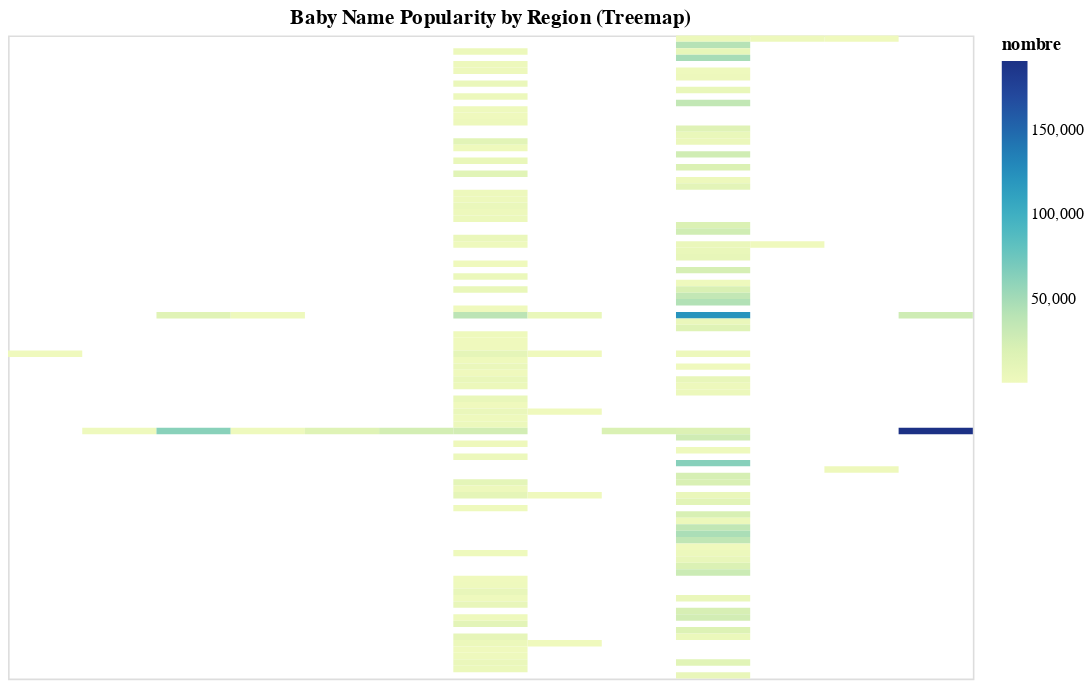

Write notebook code for a chart like this one.
### Code cell
region_counts = top_10_names.groupby(['dpt', 'preusuel'])['nombre'].sum().reset_index()

chart2 = alt.Chart(region_counts).mark_rect().encode(
    alt.X('dpt:N', axis=None),
    alt.Y('preusuel:N', axis=None),
    alt.Color('nombre:Q'),
    alt.Tooltip(['preusuel:N', 'nombre:Q'])
).properties(
    width=600,
    height=400,
    title='Baby Name Popularity by Region (Treemap)'
)

# Display the chart
chart2

### Figure 1 — Vega-Lite specification as saved in the notebook (floating-point values rounded to 4 significant figures; data arrays with more than 128 entries replaced by an {"elided": "..."} marker saying what was removed)
{"config": {"view": {"continuousWidth": 300, "continuousHeight": 300}}, "data": {"name": "data-89450c809564ce1e826de08c5821a863"}, "mark": {"type": "rect"}, "encoding": {"color": {"field": "nombre", "type": "quantitative"}, "tooltip": [{"field": "preusuel", "type": "nominal"}, {"field": "nombre", "type": "quantitative"}], "x": {"axis": null, "field": "dpt", "type": "nominal"}, "y": {"axis": null, "field": "preusuel", "type": "nominal"}}, "height": 400, "title": "Baby Name Popularity by Region (Treemap)", "width": 600, "$schema": "https://vega.github.io/schema/vega-lite/v5.8.0.json", "datasets": {"data-89450c809564ce1e826de08c5821a863": {"elided": "137 records"}}}
